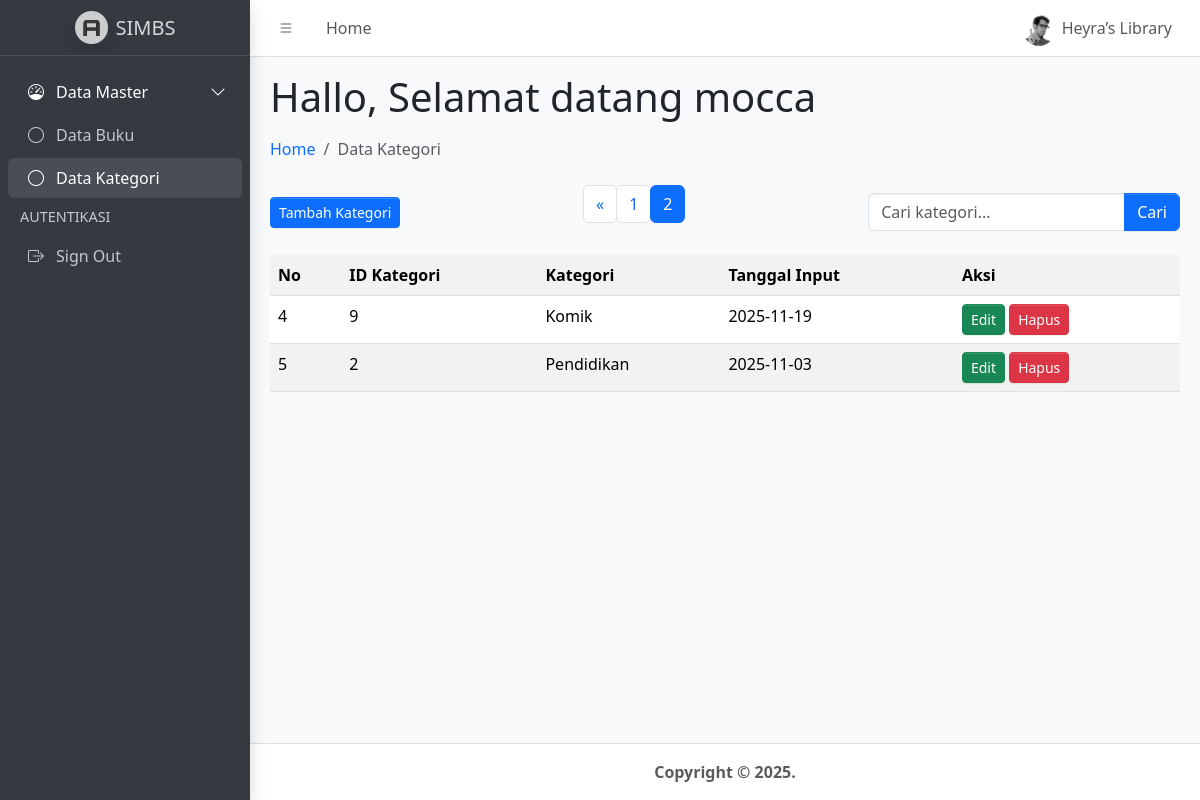
The page /index2.php?halaman=2 (signed in) on the database its author committed.
### tables this page shows
CREATE TABLE `kategori` (
  `id_kategori` int(11) NOT NULL,
  `kategori` varchar(100) NOT NULL,
  `tanggal_input` date DEFAULT curdate()
);

### function.php (called while the page is built, shortened)
<?php
$conn = mysqli_connect("localhost", "root", "", "simbs");
function query($query)
{
    global $conn;
    $result = mysqli_query($conn, $query);
    $rows = [];
    while ($row = mysqli_fetch_assoc($result)) {
        $rows[] = $row;
    }
    return $rows;
}
?>

### index2.php (the view, shortened to what this page needs)
<?php
require("function.php");
$jumlahDataPerHalaman = 3;
$jumlahData = count(query("SELECT * FROM kategori"));
$jumlahHalaman = ceil($jumlahData / $jumlahDataPerHalaman);
$halamanAktif = (isset($_GET["halaman"])) ? $_GET["halaman"] : 1;
$awalData = ($jumlahDataPerHalaman * $halamanAktif) - $jumlahDataPerHalaman;
$kategori = query("
    SELECT * FROM kategori
    ORDER BY tanggal_input DESC
    LIMIT $awalData, $jumlahDataPerHalaman
");
?>
<!doctype html>
<html lang="en">
<head>
    <link rel="stylesheet" href="dist/css/adminlte.min.css" />
    <link rel="stylesheet" href="https://cdn.jsdelivr.net/npm/bootstrap-icons@1.13.1/font/bootstrap-icons.min.css" />
</head>
<body class="layout-fixed sidebar-expand-lg bg-body-tertiary">
    <div class="app-wrapper">
        <nav class="app-header navbar navbar-expand bg-body">
            <div class="container-fluid">
                <ul class="navbar-nav">
                    <li class="nav-item">
                        <a class="nav-link" data-lte-toggle="sidebar" href="#">
                            <i class="bi bi-list"></i>
                        </a>
                    </li>
                    <li class="nav-item d-none d-md-block"><a href="index.php" class="nav-link">Home</a></li>
                </ul>
                <ul class="navbar-nav ms-auto">
                    <li class="nav-item dropdown user-menu">
                        <a href="#" class="nav-link dropdown-toggle" data-bs-toggle="dropdown">
                            <img src="dist/assets/img/user2-160x160.jpg" class="user-image rounded-circle">
                            <span class="d-none d-md-inline">Heyra’s Library</span>
                        </a>
                    </li>
                </ul>
            </div>
        </nav>
        <aside class="app-sidebar bg-body-secondary shadow" data-bs-theme="dark">
            <div class="sidebar-brand">
                <a href="index.php" class="brand-link">
                    <img src="dist/assets/img/AdminLTELogo.png" class="brand-image opacity-75 shadow">
                    <span class="brand-text fw-light">SIMBS</span>
                </a>
            </div>
            <div class="sidebar-wrapper">
                <nav class="mt-2">
                    <ul class="nav sidebar-menu flex-column" data-lte-toggle="treeview">
                        <li class="nav-item menu-open">
                            <a href="#" class="nav-link active">
                                <i class="nav-icon bi bi-speedometer"></i>
                                <p>Data Master<i class="nav-arrow bi bi-chevron-right"></i></p>
                            </a>
                            <ul class="nav nav-treeview">
                                <li class="nav-item">
                                    <a href="index.php" class="nav-link">
                                        <i class="nav-icon bi bi-circle"></i>
                                        <p>Data Buku</p>
                                    </a>
                                </li>
                                <li class="nav-item">
                                    <a href="index2.php" class="nav-link active">
                                        <i class="nav-icon bi bi-circle"></i>
                                        <p>Data Kategori</p>
                                    </a>
                                </li>
                            </ul>
                        </li>
                        <li class="nav-header">AUTENTIKASI</li>
                        <li class="nav-item">
                            <a href="logout.php" class="nav-link">
                                <i class="nav-icon bi bi-box-arrow-right"></i>
                                <p>Sign Out</p>
                            </a>
                        </li>
                    </ul>
                </nav>
            </div>
        </aside>
        <main class="app-main">
            <div class="app-content-header">
                <div class="container-fluid">
                    <h1>Hallo, Selamat datang <?= $_SESSION["username"] ?></h1>
                    <ol class="breadcrumb">
                        <li class="breadcrumb-item"><a href="index.php">Home</a></li>
                        <li class="breadcrumb-item active">Data Kategori</li>
                    </ol>
                </div>
            </div>
            <div class="app-content">
                <div class="container-fluid">
                    <div class="d-flex justify-content-between align-items-center">
                        <a href="tambah_kategori.php" class="btn btn-primary btn-sm">Tambah Kategori</a>
                        <ul class="pagination">
                            <?php if ($halamanAktif > 1): ?>
                                <li class="page-item">
                                    <a class="page-link" href="?halaman=<?= $halamanAktif - 1 ?>">&laquo;</a>
                                </li>
                            <?php endif; ?>
                            <?php for ($i = 1; $i <= $jumlahHalaman; $i++): ?>
                                <li class="page-item <?= ($i == $halamanAktif) ? 'active' : '' ?>">
                                    <a class="page-link" href="?halaman=<?= $i ?>"><?= $i ?></a>
                                </li>
                            <?php endfor; ?>
                        </ul>
                        <form method="POST">
                            <div class="input-group">
                                <input type="text" class="form-control" name="keyword" placeholder="Cari kategori...">
                                <button class="btn btn-primary" name="tombol_search">Cari</button>
                            </div>
                        </form>
                    </div>
                    <table class="table table-striped table-hover mt-3">
                        <tr>
                            <th>No</th>
                            <th>ID Kategori</th>
                            <th>Kategori</th>
                            <th>Tanggal Input</th>
                            <th>Aksi</th>
                        </tr>
                        <?php $no = 1 + $awalData; ?>
                        <?php foreach ($kategori as $data): ?>
                            <tr>
                                <td><?= $no ?></td>
                                <td><?= $data['id_kategori'] ?></td>
                                <td><?= $data['kategori'] ?></td>
                                <td><?= $data['tanggal_input'] ?></td>
                                <td>
                                    <a href="ubah_data.php?id=<?= $data['id_kategori'] ?>" class="btn btn-success btn-sm">Edit</a>
                                    <a href="hapus_data.php?id=<?= $data['id_kategori'] ?>"
                                       class="btn btn-danger btn-sm"
                                       onclick="return confirm('Hapus kategori ini?')">Hapus</a>
                                </td>
                            </tr>
                            <?php $no++; ?>
                        <?php endforeach; ?>
                    </table>
                </div>
            </div>
        </main>
        <footer class="app-footer text-center">
            <strong>Copyright &copy; 2025.</strong>
        </footer>
    </div>
</body>
</html>

### rows shown on the page
kategori: id_kategori "9", kategori "Komik", tanggal_input "2025-11-19"
kategori: id_kategori "2", kategori "Pendidikan", tanggal_input "2025-11-03"

### other values the page prints
$_SESSION["username"] "mocca"
